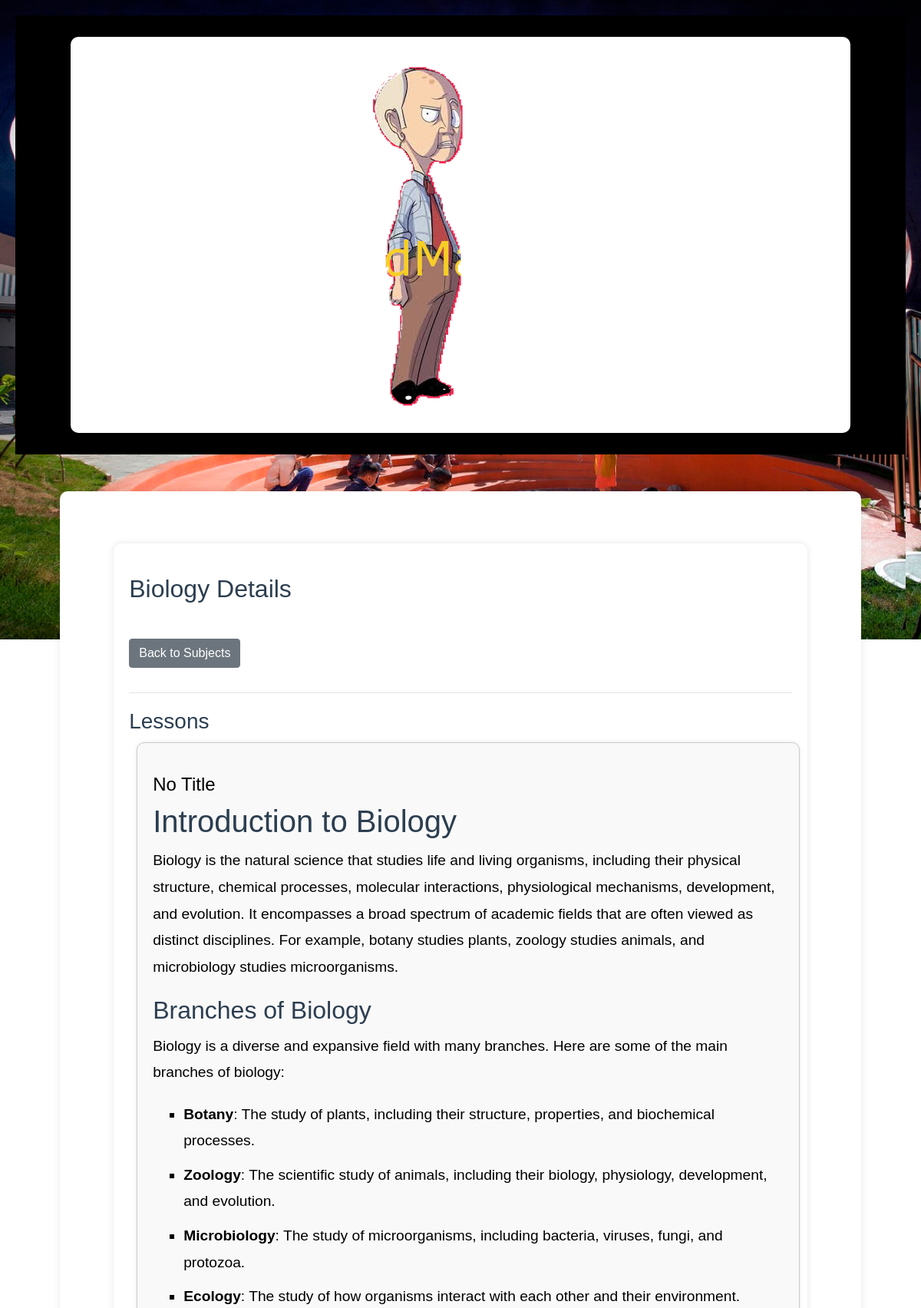
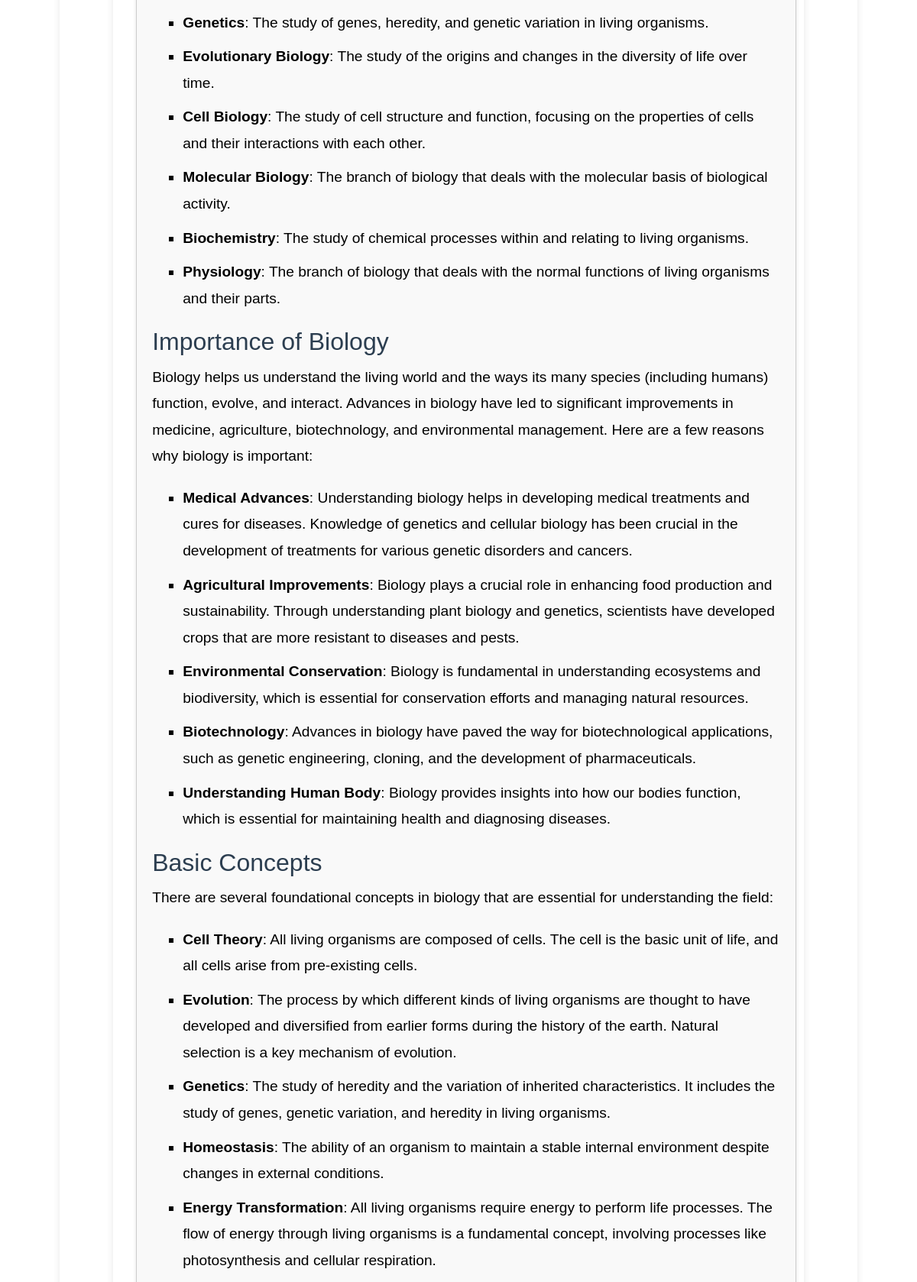
The page /subject/6/ (signed in, upper part) on the database its author committed (2 pictures, top to bottom).
### subjects/models.py (models this page shows, shortened)
class Subject(models.Model):
    name = models.CharField(max_length=255)
    image = models.ImageField(upload_to='subject_images/')
    description = models.CharField(max_length=255)

class Lesson(models.Model):
    subject = models.ForeignKey(Subject, related_name='lessons', on_delete=models.CASCADE)
    image = models.ImageField(upload_to='lesson_images/')
    description = models.CharField(max_length=255)
    content = models.TextField()
    external_link = models.URLField(blank=True)

### subjects/views.py (the view)
# urls.py: path('subject/<int:pk>/', views.subject_detail, name='subject_detail'),
@login_required
def subject_detail(request, pk):
    if not request.user.is_authenticated:
        return redirect('login')  # Redirect to the login page if not logged in
    subject = get_object_or_404(Subject, pk=pk)
    lessons = subject.lessons.all()
    for lesson in lessons:
        try:
            lesson.quiz_completed = UserQuiz.objects.filter(user=request.user, quiz=lesson.quiz, completed=True).exists()
        except AttributeError:
            lesson.quiz_completed = False
    context = {'subject': subject, 'lessons': lessons}
    return render(request, 'subjects/subject_detail.html', context)

### subjects/templates/subjects/subject_detail.html (shortened to what this page needs)
{% extends 'base.html' %}
{% load static %}
{% block content %}
<div class="container mt-5">
    <h2>{{ subject.name }} Details</h2>
    <p>{{ subject.description }}</p>
    <a href="{% url 'subject_list' %}" class="btn btn-secondary mb-3">Back to Subjects</a>
    <hr>
    <h3>Lessons</h3>
    {% for lesson in lessons %}
        <div class="subject-card mb-3">
            <h4>{{ lesson.title|default:"No Title" }}</h4>
            <div class="lesson-content">
                {{ lesson.content|safe }}
            </div>
        </div>
    {% empty %}
        <p>No lessons found for this subject.</p>
    {% endfor %}
</div>
{% endblock %}

### subjects/templates/subjects/subject_detail.html (style rules this page uses)
body { font-family: Arial, sans-serif; line-height: 1.6; background-color: #f4f4f4; }
.container { max-width: 90%; margin: 20px auto; padding: 20px; background-color: #fff; border-radius: 10px; box-shadow: 0 0 10px rgba(0, 0, 0, 0.1); }
h2, h3, h4 { margin-top: 20px; margin-bottom: 10px; }
.subject-card { padding: 20px; background-color: #f9f9f9; border-radius: 10px; box-shadow: 0 0 5px rgba(0, 0, 0, 0.1); margin-bottom: 20px; width: 100%; }
.lesson-content { font-size: 1.2em; line-height: 1.8; margin-bottom: 20px; }
.lesson-content p { margin-bottom: 20px; }
.lesson-content ul, .lesson-content ol { margin-bottom: 20px; padding-left: 20px; }
.lesson-content ul li, .lesson-content ol li { margin-bottom: 10px; }
.btn { margin-right: 10px; }

### rows shown on the page
Subject: name "Biology"
Lesson: title "No Title", content "Introduction to Biology Biology is the natural science that studies life and living organisms, including their physical structure, chemical processes, molecular interactions, physiological mechanisms, development, and evolution. It encompasses a broad spectrum of academic fields that are often viewed as distinct disciplines. For example, botany studies plants, zoology studies animals, and microbiology studies microorganisms. Branches of Biology Biology is a diverse and expansive field with many branches. Here are some of the main branches of biology: Botany : The study of plants, including their structure, properties, and biochemical processes. Zoology : The scientific study of animals,…"
